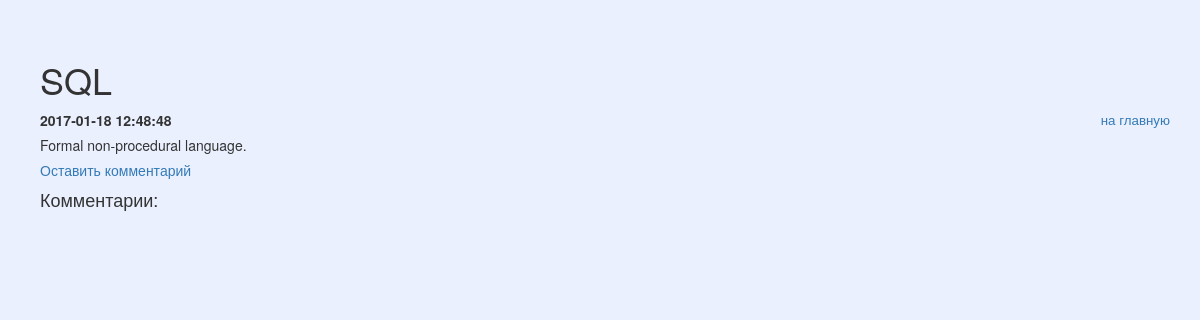
The page /blog/include/note.php?id=2 on the database its author committed.
### tables this page shows
CREATE TABLE `post` (
  `post_id` int(10) NOT NULL AUTO_INCREMENT,
  `post_title` varchar(255) DEFAULT NULL,
  `post_text` text,
  `post_create_datetime` datetime DEFAULT NULL,
  `post_update_datetime` timestamp NOT NULL DEFAULT CURRENT_TIMESTAMP ON UPDATE CURRENT_TIMESTAMP,
  PRIMARY KEY (`post_id`),
  UNIQUE KEY `post_id` (`post_id`),
  KEY `post_id_2` (`post_id`),
  KEY `post_id_3` (`post_id`),
  KEY `post_id_4` (`post_id`),
  KEY `post_id_5` (`post_id`),
  KEY `post_create_datetime` (`post_create_datetime`),
  KEY `post_id_6` (`post_id`),
  KEY `post_id_7` (`post_id`),
  KEY `post_id_8` (`post_id`),
  KEY `post_title` (`post_title`)
);

### blog/include/db.php (called while the page is built, shortened)
<?php
try {
    $link = new PDO('mysql:host=localhost;dbname=blog', 'stud', 'password');
} catch (PDOException $e) {
    print "Error!: " . $e->getMessage() . "<br/>";
    die();
}
if($_GET['id']){
    $getid = $_GET['id'];
    $select_update = $link->query("SELECT post.*, group_concat(tag.tag_title) as tags FROM post LEFT JOIN post_to_tag USING (post_id) LEFT JOIN tag USING (tag_id) WHERE post_id='$getid' group by post.post_id");
    $res_select_update = $select_update ->fetchAll(PDO::FETCH_ASSOC);
}

### blog/include/note.php (the view, shortened to what this page needs)
<?php
require_once 'db.php';
?>
<!DOCTYPE html>
<html lang="ru">
	<head>
        <link rel="stylesheet" href="https://maxcdn.bootstrapcdn.com/bootstrap/3.3.7/css/bootstrap.min.css">
		<link rel="stylesheet" href="../css/styless.css">
	</head>
	<body>
		<div id="wrapper">
			<h1><?=$res_select_update[0]['post_title']?></h1>
			<div>
				<p class="nav right">
					<a href="../index.php">на главную</a>
				</p>
				<p class="date"><?=$res_select_update[0]['post_create_datetime']?></p>
				<p class="posttext">
                <?=$res_select_update[0]['post_text'];?>
                </p>
                <a href='?id=<?=$_GET['id']?>&comment=mine#answer'>Оставить комментарий</a>
                <h4>Комментарии:</h4>
			</div>
		</div>
	</body>
</html>

### blog/css/styless.css (style rules this page uses)
body { background-color: #EBF0FF; }
#wrapper { margin-top: 20px; padding: 20px; text-align: justify; margin-left: 20px; }
#wrapper > div { margin-bottom: 15px; }
#wrapper p { margin-bottom: 5px; }
.date { font-weight: bold; }
.nav { text-align: right; padding-right: 10px; font-size: 10pt; }
.right { float:right }

### rows shown on the page
post: post_title "SQL", post_create_datetime "2017-01-18 12:48:48", post_text "Formal non-procedural language."
